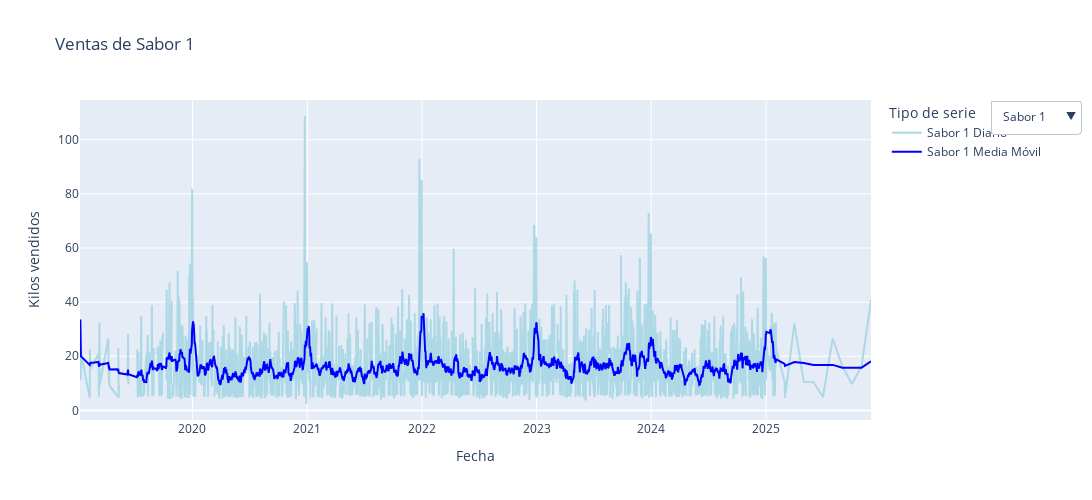

Here is the notebook cell this chart was saved with:
### Code cell
import pandas as pd
import plotly.graph_objects as go

# Asegurarte que las fechas estén en formato datetime
df['Ajuste Fecha'] = pd.to_datetime(df['Ajuste Fecha'])

# Ordenar por fecha
df = df.sort_values('Ajuste Fecha')

# Crear figura
fig = go.Figure()

# Crear lista de trazas y botones para cada sabor
botones = []
for i in range(1, 11):  # Sabores 1 al 10
    col = f'Sabor {i}'
    
    # Limpiar y convertir a float
    sabor = df[col].astype(str).str.replace('-', '').str.replace(',', '.').astype(float)
    
    # Calcular media móvil
    sabor_rolling = sabor.rolling(window=15, min_periods=1).mean()
    
    # Agregar traza diaria (inicialmente invisible)
    fig.add_trace(go.Scatter(
        x=df['Ajuste Fecha'], y=sabor,
        name=f'{col} Diario',
        visible=(i == 1),  # Solo mostrar el primer sabor por defecto
        line=dict(color='lightblue')
    ))
    
    # Agregar traza suavizada
    fig.add_trace(go.Scatter(
        x=df['Ajuste Fecha'], y=sabor_rolling,
        name=f'{col} Media Móvil',
        visible=(i == 1),
        line=dict(color='blue')
    ))
    
    # Botón para activar solo las trazas del sabor i
    visibilidad = [False] * 20  # 2 trazas por sabor × 10 sabores
    visibilidad[2 * (i - 1)] = True       # línea original
    visibilidad[2 * (i - 1) + 1] = True   # línea suavizada
    
    botones.append(dict(label=f'Sabor {i}',
                        method='update',
                        args=[{'visible': visibilidad},
                              {'title': f'Ventas de Sabor {i}'}]))

# Layout con el menú
fig.update_layout(
    updatemenus=[{
        'buttons': botones,
        'direction': 'down',
        'showactive': True,
        'x': 1.15,
        'xanchor': 'left',
        'y': 1,
        'yanchor': 'top'
    }],
    title='Ventas de Sabor 1',
    xaxis_title='Fecha',
    yaxis_title='Kilos vendidos',
    legend_title='Tipo de serie',
    height=500,
    width=1200
)

fig.show()

### Figure 1 — Plotly figure (JSON) as saved in the notebook; plotly's stock layout.template omitted (floating-point values rounded to 4 significant figures; data arrays with more than 128 entries replaced by an {"elided": "..."} marker saying what was removed)
{"data": [{"line": {"color": "lightblue"}, "name": "Sabor 1 Diario", "type": "scatter", "visible": true, "x": {"elided": "2033 str values"}, "y": {"elided": "2033 float values"}}, {"line": {"color": "blue"}, "name": "Sabor 1 Media Móvil", "type": "scatter", "visible": true, "x": {"elided": "2033 str values"}, "y": {"elided": "2033 float values"}}, {"line": {"color": "lightblue"}, "name": "Sabor 2 Diario", "type": "scatter", "visible": false, "x": {"elided": "2033 str values"}, "y": {"elided": "2033 float values"}}, {"line": {"color": "blue"}, "name": "Sabor 2 Media Móvil", "type": "scatter", "visible": false, "x": {"elided": "2033 str values"}, "y": {"elided": "2033 float values"}}, {"line": {"color": "lightblue"}, "name": "Sabor 3 Diario", "type": "scatter", "visible": false, "x": {"elided": "2033 str values"}, "y": {"elided": "2033 float values"}}, {"line": {"color": "blue"}, "name": "Sabor 3 Media Móvil", "type": "scatter", "visible": false, "x": {"elided": "2033 str values"}, "y": {"elided": "2033 float values"}}, {"line": {"color": "lightblue"}, "name": "Sabor 4 Diario", "type": "scatter", "visible": false, "x": {"elided": "2033 str values"}, "y": {"elided": "2033 float values"}}, {"line": {"color": "blue"}, "name": "Sabor 4 Media Móvil", "type": "scatter", "visible": false, "x": {"elided": "2033 str values"}, "y": {"elided": "2033 float values"}}, {"line": {"color": "lightblue"}, "name": "Sabor 5 Diario", "type": "scatter", "visible": false, "x": {"elided": "2033 str values"}, "y": {"elided": "2033 float values"}}, {"line": {"color": "blue"}, "name": "Sabor 5 Media Móvil", "type": "scatter", "visible": false, "x": {"elided": "2033 str values"}, "y": {"elided": "2033 float values"}}, {"line": {"color": "lightblue"}, "name": "Sabor 6 Diario", "type": "scatter", "visible": false, "x": {"elided": "2033 str values"}, "y": {"elided": "2033 float values"}}, {"line": {"color": "blue"}, "name": "Sabor 6 Media Móvil", "type": "scatter", "visible": false, "x": {"elided": "2033 str values"}, "y": {"elided": "2033 float values"}}, {"line": {"color": "lightblue"}, "name": "Sabor 7 Diario", "type": "scatter", "visible": false, "x": {"elided": "2033 str values"}, "y": {"elided": "2033 float values"}}, {"line": {"color": "blue"}, "name": "Sabor 7 Media Móvil", "type": "scatter", "visible": false, "x": {"elided": "2033 str values"}, "y": {"elided": "2033 float values"}}, {"line": {"color": "lightblue"}, "name": "Sabor 8 Diario", "type": "scatter", "visible": false, "x": {"elided": "2033 str values"}, "y": {"elided": "2033 float values"}}, {"line": {"color": "blue"}, "name": "Sabor 8 Media Móvil", "type": "scatter", "visible": false, "x": {"elided": "2033 str values"}, "y": {"elided": "2033 float values"}}, {"line": {"color": "lightblue"}, "name": "Sabor 9 Diario", "type": "scatter", "visible": false, "x": {"elided": "2033 str values"}, "y": {"elided": "2033 float values"}}, {"line": {"color": "blue"}, "name": "Sabor 9 Media Móvil", "type": "scatter", "visible": false, "x": {"elided": "2033 str values"}, "y": {"elided": "2033 float values"}}, {"line": {"color": "lightblue"}, "name": "Sabor 10 Diario", "type": "scatter", "visible": false, "x": {"elided": "2033 str values"}, "y": {"elided": "2033 float values"}}, {"line": {"color": "blue"}, "name": "Sabor 10 Media Móvil", "type": "scatter", "visible": false, "x": {"elided": "2033 str values"}, "y": {"elided": "2033 float values"}}], "layout": {"height": 500, "legend": {"title": {"text": "Tipo de serie"}}, "title": {"text": "Ventas de Sabor 1"}, "updatemenus": [{"buttons": [{"args": [{"visible": [true, true, false, false, false, false, false, false, false, false, false, false, false, false, false, false, false, false, false, false]}, {"title": "Ventas de Sabor 1"}], "label": "Sabor 1", "method": "update"}, {"args": [{"visible": [false, false, true, true, false, false, false, false, false, false, false, false, false, false, false, false, false, false, false, false]}, {"title": "Ventas de Sabor 2"}], "label": "Sabor 2", "method": "update"}, {"args": [{"visible": [false, false, false, false, true, true, false, false, false, false, false, false, false, false, false, false, false, false, false, false]}, {"title": "Ventas de Sabor 3"}], "label": "Sabor 3", "method": "update"}, {"args": [{"visible": [false, false, false, false, false, false, true, true, false, false, false, false, false, false, false, false, false, false, false, false]}, {"title": "Ventas de Sabor 4"}], "label": "Sabor 4", "method": "update"}, {"args": [{"visible": [false, false, false, false, false, false, false, false, true, true, false, false, false, false, false, false, false, false, false, false]}, {"title": "Ventas de Sabor 5"}], "label": "Sabor 5", "method": "update"}, {"args": [{"visible": [false, false, false, false, false, false, false, false, false, false, true, true, false, false, false, false, false, false, false, false]}, {"title": "Ventas de Sabor 6"}], "label": "Sabor 6", "method": "update"}, {"args": [{"visible": [false, false, false, false, false, false, false, false, false, false, false, false, true, true, false, false, false, false, false, false]}, {"title": "Ventas de Sabor 7"}], "label": "Sabor 7", "method": "update"}, {"args": [{"visible": [false, false, false, false, false, false, false, false, false, false, false, false, false, false, true, true, false, false, false, false]}, {"title": "Ventas de Sabor 8"}], "label": "Sabor 8", "method": "update"}, {"args": [{"visible": [false, false, false, false, false, false, false, false, false, false, false, false, false, false, false, false, true, true, false, false]}, {"title": "Ventas de Sabor 9"}], "label": "Sabor 9", "method": "update"}, {"args": [{"visible": [false, false, false, false, false, false, false, false, false, false, false, false, false, false, false, false, false, false, true, true]}, {"title": "Ventas de Sabor 10"}], "label": "Sabor 10", "method": "update"}], "direction": "down", "showactive": true, "x": 1.15, "xanchor": "left", "y": 1, "yanchor": "top"}], "width": 1200, "xaxis": {"title": {"text": "Fecha"}}, "yaxis": {"title": {"text": "Kilos vendidos"}}}}
